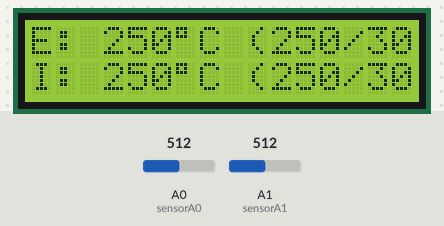
Simulated run of this sketch. Board: Arduino Uno, built with avr-gcc and run on an emulated ATmega328P. On the bench: 16×2 character LCD. The inputs (shaded band) are chosen by the test bench; at power-on: A0 (sensorA0) = 512, A1 (sensorA1) = 512. What the sketch prints to the serial monitor is not drawn.

Above: at 1.2 s.
1.3 s: A0 (sensorA0) set to 213
At 2.7 s:
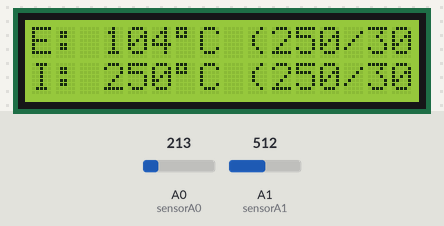
3.0 s: A0 (sensorA0) set to 188
At 3.7 s:
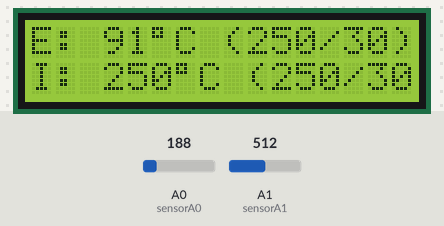
4.8 s: A1 (sensorA1) set to 217
At 5.5 s:
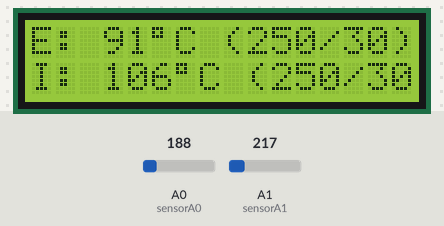
6.5 s: A1 (sensorA1) set to 197
At 7.7 s:
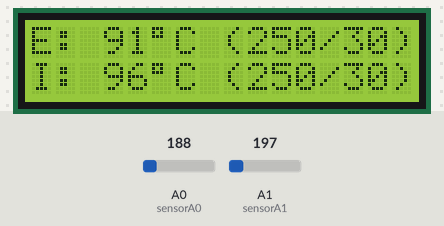
8.3 s: A0 (sensorA0) set to 306
At 9.4 s:
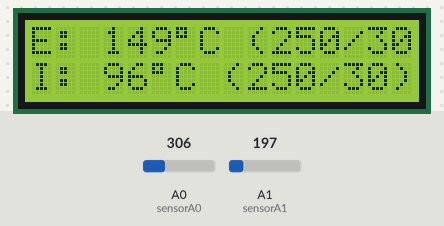
10.0 s: A1 (sensorA1) set to 22
At 11.5 s:
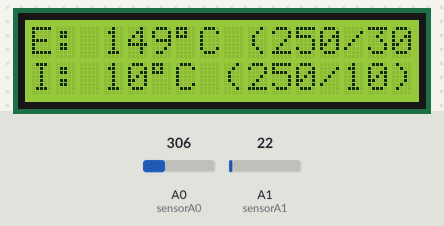
11.8 s: A1 (sensorA1) set to 18
Timing chart, 0 to 14.5 s (numbered marks = the images above; inputs shaded):
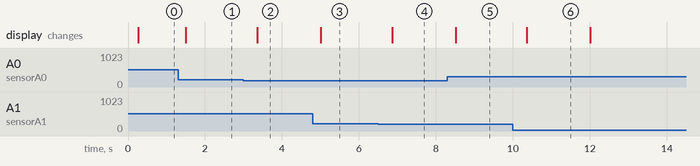

Measured:
- the behaviour switches between 205 and 204 on A0 (sensorA0) (found by bisection; images 1 and 2)
- the behaviour switches between 205 and 204 on A1 (sensorA1) (found by bisection; images 3 and 4)
- after the input at 1.3 s, the display: changes after 0.21 s (image 1)
- after the input at 3.0 s, the display: changes after 0.36 s (image 2)
- after the input at 4.8 s, the display: changes after 0.21 s (image 3)
- after the input at 6.5 s, the display: changes after 0.37 s (image 4)
- after the input at 8.3 s, the display: changes after 0.21 s (image 5)
- after the input at 10.0 s, the display: changes after 0.37 s (image 6)

The sketch:

Temperatura_2.ino
```cpp
/*
Temperatura.
Termometro exterior e interior.
Con minimas y maximas.

autor: Eduard Pinuaga
<info@did-web.com>
http://github.com/Didweb

*/
#include <LiquidCrystal.h>

LiquidCrystal lcd(7, 8, 9, 10, 11, 12);

const int sensorA0 = A0; // entrada sensor LM35DH
const int sensorA1 = A1; // entrada sensor LM35

int IntMax = 0;
int IntMin = 30;

int ExtMax = 0;
int ExtMin = 30;

int nDelay = 200;

long mVA0 = 0;
long mVA1 = 0;

long celsiusA0 = 0;
long celsiusA1 = 0;

void setup(){
  Serial.begin(9600);
  lcd.begin(16, 2);


}

void loop(){


  mVA0 = (analogRead(sensorA0) * 5000L) / 1023;
  mVA1   = (analogRead(sensorA1) * 5000L) / 1023;

  celsiusA0 = mVA0 / 10;
  celsiusA1 = mVA1 / 10;


  Serial.print("A0: ");
  Serial.print(celsiusA0);
  Serial.println(" C");

  Serial.print("A1: ");
  Serial.print(celsiusA1);
  Serial.println(" C");

  delay(nDelay);

  ExtMax = CalculaMax(celsiusA0, ExtMax);
  ExtMin = CalculaMin(celsiusA0, ExtMin);

  IntMax = CalculaMax(celsiusA1, IntMax);
  IntMin = CalculaMin(celsiusA1, IntMin);

  lcd.setCursor(0, 0);
  lcd.write("E: ");
  lcd.print(celsiusA0);
  lcd.print((char)223);
  lcd.write("C");
  lcd.write(" (");
  lcd.print(ExtMax);
  lcd.write("/");
  lcd.print(ExtMin);
  lcd.write(")");


  lcd.setCursor(0, 1);
  lcd.write("I: ");
  lcd.print(celsiusA1);
  lcd.print((char)223);
  lcd.write("C");
  lcd.write(" (");
  lcd.print(IntMax);
  lcd.write("/");
  lcd.print(IntMin);
  lcd.write(")");
}

int CalculaMax(int ValorActual, int Max){
  int result = Max;
  if(ValorActual > Max){
  result = ValorActual;
  }
  return result;

}


int CalculaMin(int ValorActual, int Min){
  int result = Min;
  if(ValorActual < Min){
  result = ValorActual;
  }
  return result;

}
```
